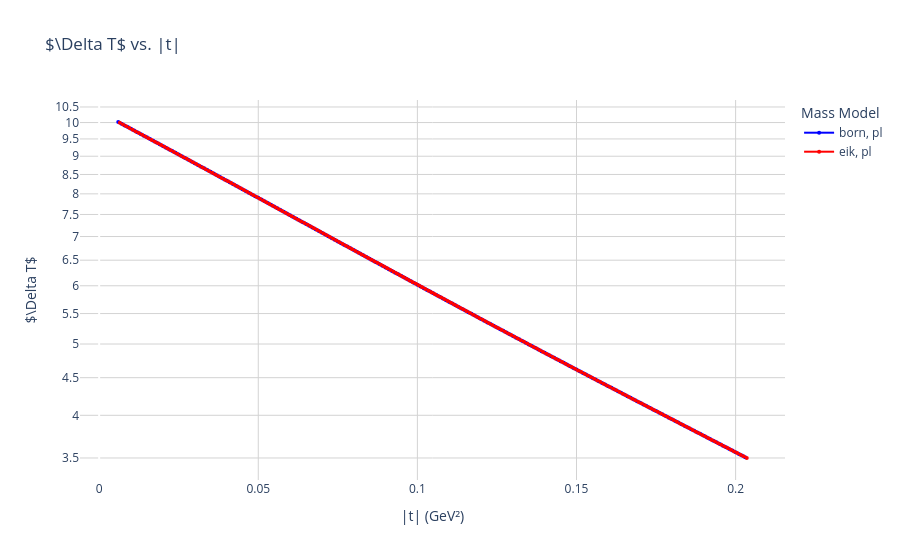

The notebook cell saved with this chart:
### Code cell
fig_diff = go.Figure()
# for pl atlas
add_differential_trace(fig_diff, dif_sigma_pl_atlas_7_q2, np.real(lst_diff_t_born), label='born', color='blue', mg_model='pl')
add_differential_trace(fig_diff, lst_q2, np.real(lst_diff_t_eik) ,label='eik', color='red', mg_model='pl')

# Atualiza layout
fig_diff.update_layout(
    title=r'$\Delta T$ vs. |t|',
    xaxis_title='|t| (GeV²)',
    yaxis_title=r'$\Delta T$',
    yaxis_type='log',
    legend_title='Mass Model',
    plot_bgcolor='white',
    hovermode='x unified'
)

fig_diff.update_xaxes(gridcolor='lightgray')
fig_diff.update_yaxes(gridcolor='lightgray')

# fig_diff.show(renderer='browser')

### Figure 1 — Plotly figure (JSON) as saved in the notebook; plotly's stock layout.template omitted (floating-point values rounded to 4 significant figures; data arrays with more than 128 entries replaced by an {"elided": "..."} marker saying what was removed)
{"data": [{"line": {"color": "blue", "width": 2}, "marker": {"size": 4}, "mode": "lines+markers", "name": "born, pl", "showlegend": true, "type": "scatter", "x": {"elided": "198 float values"}, "y": {"elided": "198 float values"}}, {"line": {"color": "red", "width": 2}, "marker": {"size": 4}, "mode": "lines+markers", "name": "eik, pl", "showlegend": true, "type": "scatter", "x": {"elided": "198 float values"}, "y": {"elided": "198 float values"}}], "layout": {"hovermode": "x unified", "legend": {"title": {"text": "Mass Model"}}, "plot_bgcolor": "white", "title": {"text": "$\\Delta T$ vs. |t|"}, "xaxis": {"gridcolor": "lightgray", "title": {"text": "|t| (GeV²)"}}, "yaxis": {"gridcolor": "lightgray", "title": {"text": "$\\Delta T$"}, "type": "log"}}}
